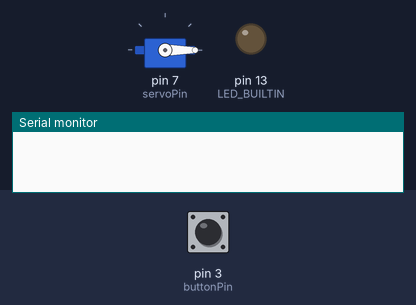
This sketch was run on a simulated Arduino Uno, built with avr-gcc and run on an emulated ATmega328P. Shown: servo, output pins drawn as LEDs (lit = HIGH), the last lines printed to the serial monitor. The test bench sets the inputs (shaded band); at power-on: pin 3 (buttonPin) LOW.

Above: at 1.2 s.
1.3 s: pin 3 (buttonPin) pulled HIGH for 0.15 s
At 2.0 s:
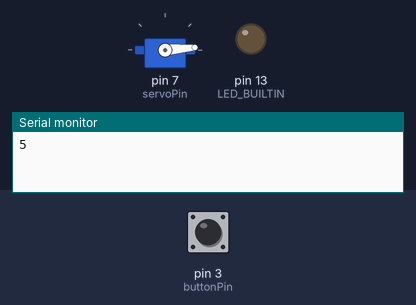
2.9 s: pin 3 (buttonPin) pulled HIGH for 1 s
At 3.2 s:
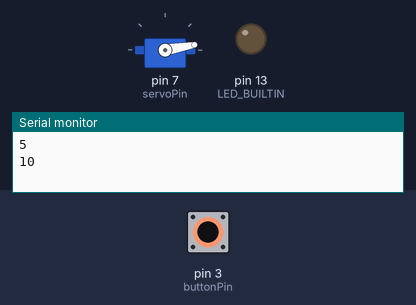
5.4 s: pin 3 (buttonPin) pulsed HIGH 5 times (0.12 s each, 0.3 s apart)
At 7.2 s:
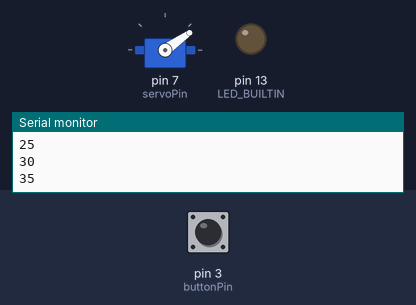
8.4 s: pin 3 (buttonPin) pulled HIGH for 0.15 s
At 9.6 s:
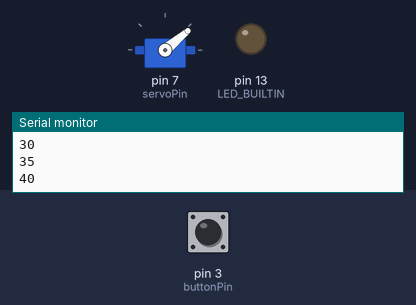
10.0 s: pin 3 (buttonPin) pulsed HIGH 5 times (0.12 s each, 0.3 s apart)
At 11.9 s:
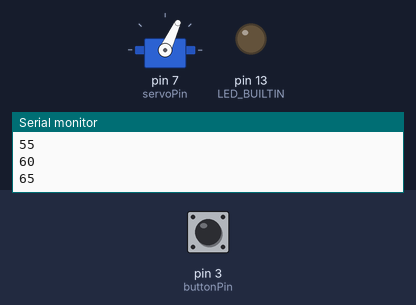
Timing chart, 0 to 13.4 s (numbered marks = the images above; inputs shaded):
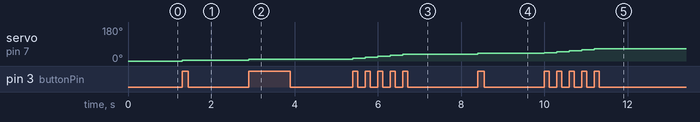

Measured:
- after the input at 1.3 s, servo on pin 7 (servoPin): 0° → 5° at once
- after the input at 2.9 s, servo on pin 7 (servoPin): 5° → 10° at once
- after the input at 5.4 s, servo on pin 7 (servoPin): moves from 10° to 35° over 1.2 s, starting at once
- after the input at 8.4 s, servo on pin 7 (servoPin): 35° → 40° at once
- after the input at 10.0 s, servo on pin 7 (servoPin): moves from 40° to 65° over 1.2 s, starting at once

The sketch:

button2servo.ino
```cpp
// https://mechatrofice.com/arduino/arduino-counter-code-circuit-working

const int buttonPin = 3;     // the number of the pushbutton pin
//const int ledPin =  9;      // the number of the LED pin

// servo library
#include <Servo.h>
const int servoPin = 7; // digital pin that servor motor is attached to
int servoValue = 0; // value used to drive servo motor
Servo servoMotor; // create servo object to control a servo

// variables will change:
int buttonState = 0;         // variable for reading the pushbutton status
int count_value = 0;
int prestate = 0;
void setup() {

/*// initialize the LED pin as an output:
  pinMode(ledPin, OUTPUT);*/
  // initialize digital pin LED_BUILTIN as an output.
  pinMode(LED_BUILTIN, OUTPUT);
  // initialize the pushbutton pin as an input:
  pinMode(buttonPin, INPUT);

  servoMotor.attach(servoPin);
  servoMotor.write(0);

  Serial.begin(9600);
}

void loop() {
  // read the state of the pushbutton value:
  buttonState = digitalRead(buttonPin);

  // check if the pushbutton is pressed. If it is, then the buttonState is HIGH:
  if ( buttonState == HIGH && prestate == 0 ) {
    //count_value++;
    count_value = count_value + 5;
    servoValue = count_value;
    Serial.println(count_value);
/*
    // turn LED on
    digitalWrite(ledPin, HIGH);
    delay(100);
    // turn LED off
    digitalWrite(ledPin, LOW);
*/
    servoMotor.write(servoValue);
    delay(100);

    prestate = 1;
  } else if ( count_value > 185 ) {
    count_value = 0;
    servoValue = count_value;
    servoMotor.write(servoValue);
    delay(100);
  } else if ( buttonState == LOW ) {
    prestate = 0;
  }
}
```
